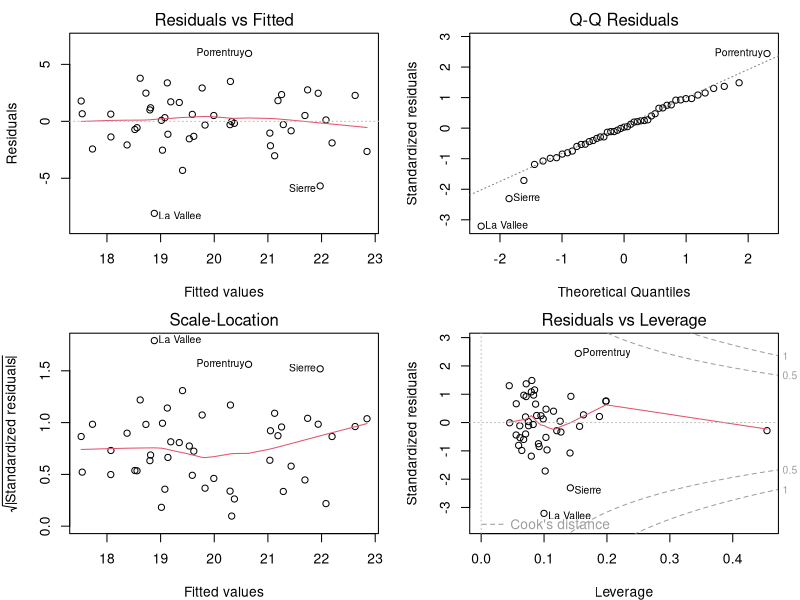
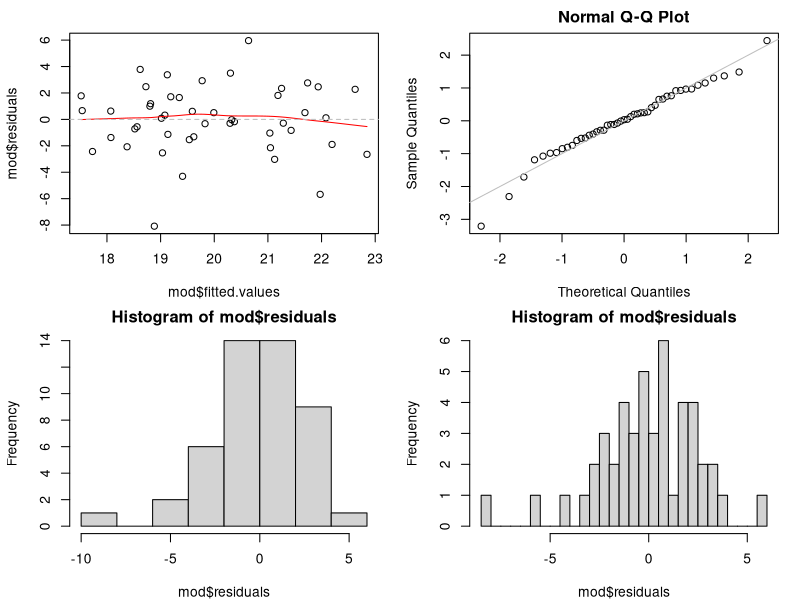

Source code (R) for these figures, in order:
#' ---
#' title: "Demo: Model Evaluation and Comparison"
#' subtitle: "NIHES BST02"
#' author: "Nicole Erler, Department of Biostatistics, Erasmus Medical Center"
#' date: "`r Sys.setenv(LANG = 'en_US.UTF-8'); format(Sys.Date(), '%d %B %Y')`"
#' output: 
#'   html_document:
#'     toc: true
#'     toc_float:
#'       collapsed: false
#' ---

#+  echo = FALSE
# This is not part of the demo. 
# It just allows the output to be wider (to make the html look nicer)
options(width = 105)
set.seed(2021)


# ------------------------------------------------------------------------------

#' ## Evaluating linear regression models
mod <- lm(Infant.Mortality ~ Fertility + Agriculture + Education + Catholic,
          data = swiss)

#' To evaluate how well the model fits the data we can check the diagnostic 
#' plots that are obtained when plotting the model:
#+ fig.width  = 8, fig.height = 6
par(mfrow = c(2, 2), mar = c(4, 4.2, 2, 1.3)) # graphical settings
plot(mod)

#' We can re-create some of these plots ourselves.

#' Residuals and fitted values can be obtained from a linear regression model in
#' two ways:
mod$residuals
residuals(mod)

mod$fitted.values
fitted(mod) # also: fitted.values(mod)

# scatter plot with smooth (loess) fit:
scatter.smooth(mod$fitted.values, mod$residuals, lpars = list(col = 'red'))
abline(h = 0, lty = 2, col = 'grey') # grey horizontal line


#' #### QQ-plot
#' To create a normal QQ-plot we plot the quantiles of the standardized 
#' residuals against the quantiles of a normal distribution:
qqnorm(rstandard(mod))
abline(a = 0, b = 1, lty = 1, col = 'grey')

#' #### Histogram of the residuals
hist(mod$residuals)
hist(mod$residuals, breaks = 50)


#' ### Comparing Models
#' To check if `education` is needed in the model, we can use a likelihood ratio
#' test to compare the models with and without `education`.
#' This is implemented in the function `anova()`.
mod2 <- glm(case ~ age + education + spontaneous, data = infert,
            family = binomial())
summary(mod2)


#' To re-fit the model with a small change, the function `update()` is useful:
mod2b <- update(mod2, formula = . ~ . - education)

anova(mod2, mod2b, test = "LRT")

#' To compare non-nested models (where one model is not a special case of the
#' other model) we can use the `AIC()` or `BIC()`:

mod3 <- update(mod2b, formula = . ~ . - age + induced)

AIC(mod3, mod2b)
BIC(mod3, mod2b)
